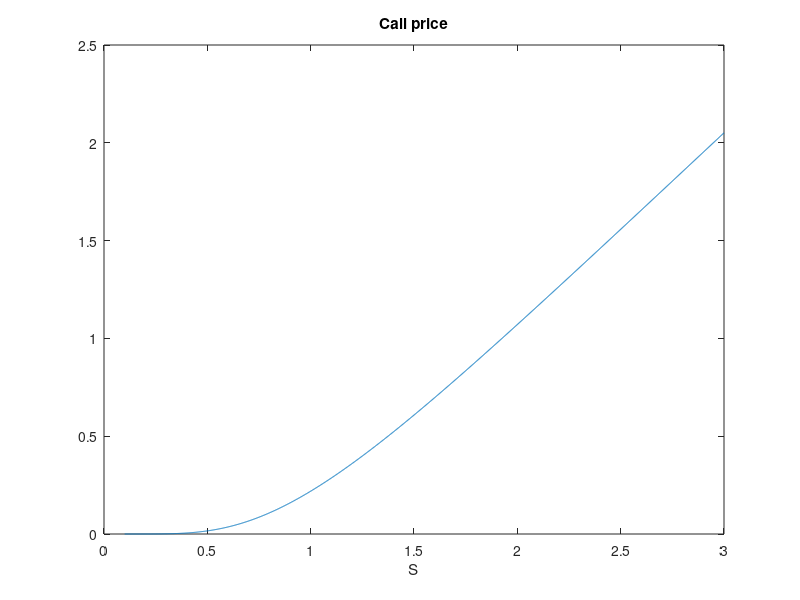

Write MATLAB code to recreate this figure.
% [redacted]
% Script to price a EU Call Option, under B&S model, using price PDE.
% WARNING : NOT log-price PDE !
% We implement Finite Difference Method using IMPLICIT EULER SCHEME.
%%%%%%%%%%%%%%%%%%%%%%%%%%%%%%%%%%%%%%%%%%%%%%%%%%%%%%%%%%%%%%%%%%%%%%%%%%%
clear; close all;
%
%% 1. Parameters & Grids
S0=1; K=0.95; r=0.001; sigma=0.5; T=1;
M=1000;
N=2000;
theta=0.5; % 0 Implicit, 0.5 CN, 1 Explicit
Smin=0.1*S0; Smax=3*S0;
dS=(Smax-Smin)/N;
S=Smin+(0:N)*dS;
dt=T/M;
t=(0:M)*dt;

%% Matrix Construction
A=@(S)(1-theta)*dt*(-r*S/(2*dS)+sigma^2*S^2/(2*dS^2));
B=@(S)-1+dt*(1-theta)*(-sigma^2*S^2/(dS^2)-r);
C=@(S)dt*(1-theta)*( r*S/(2*dS)+sigma^2*S^2/(2*dS^2));
Mat=spalloc(N+1,N+1,3*(N-1)+2);
Mat(1,1)=1;
for i=2:N
    Mat(i, [i-1,i,i+1])=[A(S(i)) B(S(i)) C(S(i))];
end
Mat(end,end)=1;
Ah=@(S)-(theta)*dt*(-r*S/(2*dS)+sigma^2*S^2/(2*dS^2));
Bh=@(S)-1-dt*(theta)*(-sigma^2*S^2/(dS^2)-r);
Ch=@(S)-dt*(theta)*( r*S/(2*dS)+sigma^2*S^2/(2*dS^2));
Mat_rhs=spalloc(N+1,N+1,3*(N-1));
for i=2:N
    Mat_rhs(i, [i-1,i,i+1])=[Ah(S(i)) Bh(S(i)) Ch(S(i))];
end

%% Backward in time loop
c=max(S'-K,0); 
rhs=zeros(N+1,1);
for j=M:-1:1
    % know c t_j -> compute cnew t_{j-1}
    rhs=Mat_rhs*c;
    rhs(1)=0;
    rhs(end)=Smax-K*exp(-r*(T-(j-1)*dt));
    c=Mat\rhs;
end
figure
plot(S,c); title('Call price'); xlabel('S');
price=interp1(S,c,S0,'spline')
price_ex=blsprice(S0,K,r,T,sigma)




